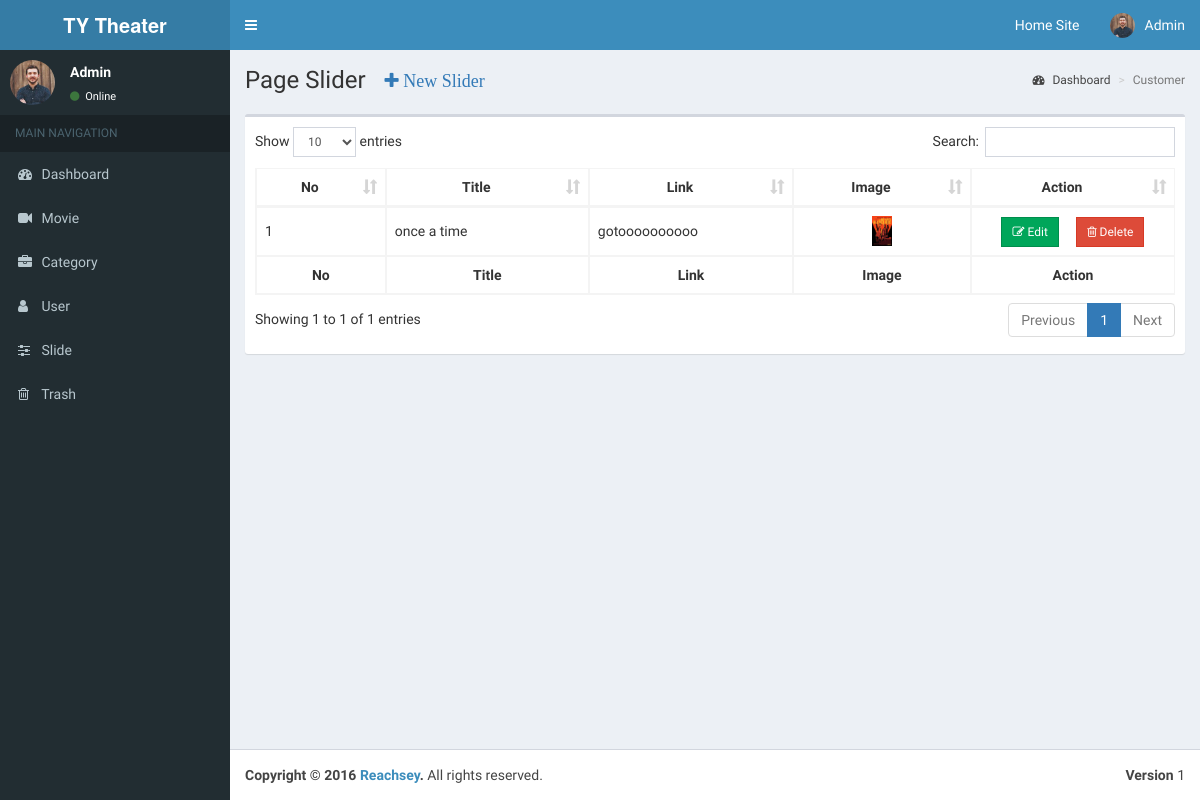
The page /admin/pages/slide.php (signed in) on the database its author committed.
### tables this page shows
CREATE TABLE `users` (
  `user_id` int(11) NOT NULL,
  `username` varchar(100) NOT NULL,
  `password` varchar(100) NOT NULL,
  `fullname` varchar(100) NOT NULL,
  `user_image` varchar(100) NOT NULL,
  `user_role` varchar(100) NOT NULL,
  `date_added` datetime NOT NULL
);

CREATE TABLE `slider` (
  `slider_id` int(11) NOT NULL,
  `slider_title` varchar(100) NOT NULL,
  `slider_image` varchar(100) NOT NULL,
  `slider_link` varchar(255) NOT NULL
);

### admin/pages/include/view_all_slide.php (the view, shortened to what this page needs)
<?php
$user_id = $_SESSION['user_id'];
if($user_id)
{
?>
<section class="content-header">
    <h1>
        Page Slider
        <button type="button" class="btn btn-link" data-toggle="modal" data-target="#myModal"><i style="font-size: large;" class="fa fa-plus">&nbsp;New Slider</i></button>
    </h1>
    <ol class="breadcrumb">
        <li><a href="../dashboard.php"><i class="fa fa-dashboard"></i> Dashboard</a></li>
        <li class="active">Customer</li>
    </ol>
</section>
<section class="content">
    <div class="row">
        <div class="col-xs-12">
            <div class="box">
                <div class="box-body">
                    <table id="example1" class="table table-bordered table-hover">
                        <thead>
                        <tr>
                            <th>No</th>
                            <th>Title</th>
                            <th>Link</th>
                            <th>Image</th>
                            <th>Action</th>
                        </tr>
                        </thead>
                        <tbody>
                        <?php
                        $query="select * from slider";
                        $select_slider=mysqli_query($connection,$query);
                        $n = mysqli_num_rows($select_slider);
                        while($row = mysqli_fetch_assoc($select_slider)){
                            $slider_id = $row['slider_id'];
                            $slider_title = $row['slider_title'];
                            $slider_link = $row['slider_link'];
                            $slider_image= $row['slider_image'];
                            ?>
                            <tr>
                                <td style="line-height: 30px;font-size:;"><?php echo $n ;?></td>
                                <td style="line-height: 30px;font-size:;"><?php echo $slider_title;?></td>
                                <td style="line-height: 30px;font-size:;"><?php echo $slider_link;?></td>
                                <td align="center" style=""><img src="<?php echo BASE_URL; ?>/images/slider/<?php echo $slider_image;?>" class="img-responsive" alt="<?php echo $slider_image;?>" style="height: 30px;"></td>
                                <td align="center" style="line-height: 30px;font-size:;" >
                                    <a href="slide.php?action=edit_slide&slide_id=<?php echo $slider_id; ?>" class="btn btn-success btn-flat btn-sm"><i class="fa fa-edit"></i> Edit</a>&nbsp;&nbsp;&nbsp;&nbsp;
                                    <a href="slide.php?delete=<?php echo $slider_id;?>&image=<?php echo $slider_image;?>" onclick="return confirm('Are your sure?')" class="btn btn-danger btn-flat btn-sm"><i class="fa fa-trash-o"></i> Delete</a></td>
                            </tr>
                            <?php
                            $n--;
                        }
                        ?>
                        </tbody>
                        <tfoot>
                        <tr>
                            <th>No</th>
                            <th>Title</th>
                            <th>Link</th>
                            <th>Image</th>
                            <th>Action</th>
                        </tr>
                        </tfoot>
                    </table>
                </div>
            </div>
        </div>
    </div>
</section>
    <?php
}
else
{
    header('location:../index.php');
}
?>

### admin/pages/include/navigation.php (shortened to what this page needs)
<header class="main-header">
  <a href="index2.html" class="logo">
    <span class="logo-lg"><b>TY Theater</b></span>
  </a>
  <nav class="navbar navbar-static-top">
    <a href="#" class="sidebar-toggle" data-toggle="offcanvas" role="button">
    </a>
    <div class="navbar-custom-menu">
      <ul class="nav navbar-nav">
        <li class="dropdown messages-menu">
          <a href="../../">Home Site</a>
        </li>
        <li class="dropdown user user-menu">
          <a href="#" class="dropdown-toggle" data-toggle="dropdown">
            <img src="../dist/img/users/<?php echo $user_image;?>" class="user-image" alt="User Image">
            <span class="hidden-xs"><?php echo $fullname;?></span>
          </a>
        </li>
      </ul>
    </div>
  </nav>
</header>
<aside class="main-sidebar">
  <section class="sidebar">
    <div class="user-panel">
      <div class="pull-left image">
        <img src="../dist/img/users/<?php echo $user_image;?>" class="img-circle" alt="User Image">
      </div>
      <div class="pull-left info">
        <p><?php echo $fullname;?></p>
        <a href="#"><i class="fa fa-circle text-success"></i> Online</a>
      </div>
    </div>
    <ul class="sidebar-menu">
      <li class="header">MAIN NAVIGATION</li>
      <?php
        if($user_role=='Admin'){
      ?>
      <li>
        <a href="dashboard.php">
          <i class="fa fa-dashboard"></i> <span>Dashboard</span>
        </a>
      </li>
      <li>
        <a href="movie.php">
          <i class="fa fa-video-camera"></i> <span>Movie</span>
        </a>
      </li>
      <li>
        <a href="category.php">
          <i class="fa fa-briefcase"></i> <span>Category</span>
        </a>
      </li>
      <li>
        <a href="users.php">
          <i class="fa fa-user"></i> <span>User</span>
        </a>
      </li>
      <li>
        <a href="slide.php">
          <i class="fa fa-sliders"></i> <span>Slide</span>
        </a>
      </li>
    <li>
        <a href="trash.php">
            <i class="fa fa-trash-o"></i> <span>Trash</span>
        </a>
    </li>
      <?php
        }
      ?>
    </ul>
  </section>
</aside>

### admin/pages/include/view_all_slide.php (style rules this page uses)
th { text-align: center; }
td,th { max-width: 130px; overflow:hidden; white-space: nowrap; text-overflow: ellipsis; }

### rows shown on the page
users: user_image (picture), fullname "Admin"
slider: slider_title "once a time", slider_link "gotoooooooooo", slider_image (picture)
